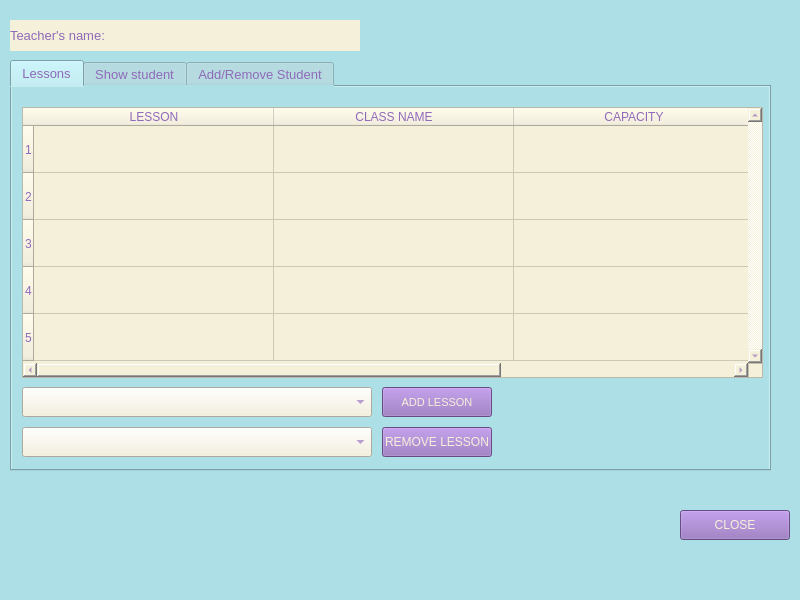
<?xml version="1.0" encoding="UTF-8"?>
<ui version="4.0">
 <class>MainWindow</class>
 <widget class="QMainWindow" name="MainWindow">
  <property name="geometry">
   <rect>
    <x>0</x>
    <y>0</y>
    <width>800</width>
    <height>600</height>
   </rect>
  </property>
  <property name="minimumSize">
   <size>
    <width>800</width>
    <height>600</height>
   </size>
  </property>
  <property name="maximumSize">
   <size>
    <width>800</width>
    <height>600</height>
   </size>
  </property>
  <property name="windowTitle">
   <string>MainWindow</string>
  </property>
  <property name="styleSheet">
   <string notr="true">background-color:rgb(172, 223, 230);</string>
  </property>
  <widget class="QWidget" name="centralwidget">
   <widget class="QLabel" name="tname_label1">
    <property name="geometry">
     <rect>
      <x>10</x>
      <y>20</y>
      <width>125</width>
      <height>31</height>
     </rect>
    </property>
    <property name="font">
     <font>
      <pointsize>10</pointsize>
     </font>
    </property>
    <property name="styleSheet">
     <string notr="true">background-color: rgb(245, 240, 218);
color:  rgb(143, 106, 185);</string>
    </property>
    <property name="text">
     <string>Teacher's name:</string>
    </property>
   </widget>
   <widget class="QLabel" name="tname_label">
    <property name="geometry">
     <rect>
      <x>135</x>
      <y>20</y>
      <width>225</width>
      <height>31</height>
     </rect>
    </property>
    <property name="font">
     <font>
      <pointsize>10</pointsize>
     </font>
    </property>
    <property name="styleSheet">
     <string notr="true">background-color: rgb(245, 240, 218);
color:  rgb(143, 106, 185);</string>
    </property>
    <property name="text">
     <string/>
    </property>
   </widget>
   <widget class="QTabWidget" name="tabWidget">
    <property name="geometry">
     <rect>
      <x>10</x>
      <y>60</y>
      <width>761</width>
      <height>411</height>
     </rect>
    </property>
    <property name="font">
     <font>
      <pointsize>10</pointsize>
     </font>
    </property>
    <property name="styleSheet">
     <string notr="true">color:  rgb(143, 106, 185);
background-color: rgb(172, 223, 230);</string>
    </property>
    <property name="currentIndex">
     <number>0</number>
    </property>
    <widget class="QWidget" name="tab">
     <attribute name="title">
      <string>Lessons</string>
     </attribute>
     <widget class="QComboBox" name="lesson_combo">
      <property name="geometry">
       <rect>
        <x>10</x>
        <y>300</y>
        <width>350</width>
        <height>30</height>
       </rect>
      </property>
      <property name="font">
       <font>
        <pointsize>10</pointsize>
       </font>
      </property>
      <property name="styleSheet">
       <string notr="true">background-color: rgb(245, 240, 218);</string>
      </property>
     </widget>
     <widget class="QPushButton" name="add_button">
      <property name="geometry">
       <rect>
        <x>370</x>
        <y>300</y>
        <width>110</width>
        <height>30</height>
       </rect>
      </property>
      <property name="font">
       <font>
        <pointsize>8</pointsize>
       </font>
      </property>
      <property name="styleSheet">
       <string notr="true">QPushButton{
	background-color: rgb(143, 106, 185);
	color: rgb(245, 240, 218);
}
QPushButton::hover{
	background-color: rgb(115, 80, 139);
	color: rgb(245, 240, 218);
}
QPushButton::pressed{
	background-color: rgb(81, 65, 108);
    padding-left:5px;
	color: rgb(245, 240, 218);
    padding-top:5px;
}</string>
      </property>
      <property name="text">
       <string>ADD LESSON</string>
      </property>
     </widget>
     <widget class="QComboBox" name="lesson_combo_6">
      <property name="geometry">
       <rect>
        <x>10</x>
        <y>340</y>
        <width>350</width>
        <height>30</height>
       </rect>
      </property>
      <property name="font">
       <font>
        <pointsize>10</pointsize>
       </font>
      </property>
      <property name="styleSheet">
       <string notr="true">
background-color: rgb(245, 240, 218);</string>
      </property>
     </widget>
     <widget class="QPushButton" name="remove_button_2">
      <property name="geometry">
       <rect>
        <x>370</x>
        <y>340</y>
        <width>110</width>
        <height>30</height>
       </rect>
      </property>
      <property name="styleSheet">
       <string notr="true">QPushButton{
	background-color: rgb(143, 106, 185);
	color: rgb(245, 240, 218);
}
QPushButton::hover{
	background-color: rgb(115, 80, 139);
	color: rgb(245, 240, 218);
}
QPushButton::pressed{
	background-color: rgb(81, 65, 108);
    padding-left:5px;
	color: rgb(245, 240, 218);
    padding-top:5px;
}</string>
      </property>
      <property name="text">
       <string>REMOVE LESSON</string>
      </property>
     </widget>
     <widget class="QLabel" name="label_2">
      <property name="geometry">
       <rect>
        <x>-6</x>
        <y>-5</y>
        <width>761</width>
        <height>391</height>
       </rect>
      </property>
      <property name="text">
       <string/>
      </property>
     </widget>
     <widget class="QTableWidget" name="lesson_widget">
      <property name="geometry">
       <rect>
        <x>10</x>
        <y>20</y>
        <width>741</width>
        <height>271</height>
       </rect>
      </property>
      <property name="styleSheet">
       <string notr="true">background-color: rgb(245, 240, 218);
color:  rgb(143, 106, 185);</string>
      </property>
      <property name="verticalScrollBarPolicy">
       <enum>Qt::ScrollBarAlwaysOn</enum>
      </property>
      <attribute name="horizontalHeaderDefaultSectionSize">
       <number>240</number>
      </attribute>
      <attribute name="verticalHeaderDefaultSectionSize">
       <number>47</number>
      </attribute>
      <row>
       <property name="text">
        <string>1</string>
       </property>
      </row>
      <row>
       <property name="text">
        <string>2</string>
       </property>
      </row>
      <row>
       <property name="text">
        <string>3</string>
       </property>
      </row>
      <row>
       <property name="text">
        <string>4</string>
       </property>
      </row>
      <row>
       <property name="text">
        <string>5</string>
       </property>
      </row>
      <column>
       <property name="text">
        <string>LESSON</string>
       </property>
      </column>
      <column>
       <property name="text">
        <string>CLASS NAME</string>
       </property>
      </column>
      <column>
       <property name="text">
        <string>CAPACITY</string>
       </property>
      </column>
     </widget>
     <widget class="QLabel" name="counterror">
      <property name="geometry">
       <rect>
        <x>480</x>
        <y>300</y>
        <width>271</width>
        <height>31</height>
       </rect>
      </property>
      <property name="font">
       <font>
        <pointsize>9</pointsize>
       </font>
      </property>
      <property name="styleSheet">
       <string notr="true">color:  rgb(143, 106, 185);</string>
      </property>
      <property name="text">
       <string/>
      </property>
      <property name="alignment">
       <set>Qt::AlignCenter</set>
      </property>
     </widget>
     <zorder>label_2</zorder>
     <zorder>lesson_combo</zorder>
     <zorder>add_button</zorder>
     <zorder>lesson_combo_6</zorder>
     <zorder>remove_button_2</zorder>
     <zorder>lesson_widget</zorder>
     <zorder>counterror</zorder>
    </widget>
    <widget class="QWidget" name="tab_2">
     <attribute name="title">
      <string>Show student</string>
     </attribute>
     <widget class="QComboBox" name="lesson_combo_2">
      <property name="geometry">
       <rect>
        <x>100</x>
        <y>10</y>
        <width>350</width>
        <height>30</height>
       </rect>
      </property>
      <property name="font">
       <font>
        <pointsize>10</pointsize>
       </font>
      </property>
      <property name="styleSheet">
       <string notr="true">background-color: rgb(245, 240, 218);
</string>
      </property>
     </widget>
     <widget class="QLabel" name="label_3">
      <property name="geometry">
       <rect>
        <x>10</x>
        <y>10</y>
        <width>71</width>
        <height>30</height>
       </rect>
      </property>
      <property name="font">
       <font>
        <pointsize>10</pointsize>
       </font>
      </property>
      <property name="styleSheet">
       <string notr="true"/>
      </property>
      <property name="text">
       <string>Lesson:</string>
      </property>
     </widget>
     <widget class="QLabel" name="label_4">
      <property name="geometry">
       <rect>
        <x>10</x>
        <y>50</y>
        <width>71</width>
        <height>30</height>
       </rect>
      </property>
      <property name="font">
       <font>
        <pointsize>10</pointsize>
       </font>
      </property>
      <property name="text">
       <string>Student:</string>
      </property>
     </widget>
     <widget class="QComboBox" name="student_combo">
      <property name="geometry">
       <rect>
        <x>100</x>
        <y>50</y>
        <width>350</width>
        <height>30</height>
       </rect>
      </property>
      <property name="font">
       <font>
        <pointsize>10</pointsize>
       </font>
      </property>
      <property name="styleSheet">
       <string notr="true">background-color: rgb(245, 240, 218);</string>
      </property>
     </widget>
     <widget class="QPushButton" name="show_button">
      <property name="geometry">
       <rect>
        <x>100</x>
        <y>90</y>
        <width>350</width>
        <height>30</height>
       </rect>
      </property>
      <property name="font">
       <font>
        <pointsize>8</pointsize>
       </font>
      </property>
      <property name="styleSheet">
       <string notr="true">QPushButton{
	background-color: rgb(143, 106, 185);
	color: rgb(245, 240, 218);
}
QPushButton::hover{
	background-color: rgb(115, 80, 139);
	color: rgb(245, 240, 218);
}
QPushButton::pressed{
	background-color: rgb(81, 65, 108);
    padding-left:5px;
	color: rgb(245, 240, 218);
    padding-top:5px;
}</string>
      </property>
      <property name="text">
       <string>SHOW STUDENT INFORMATION</string>
      </property>
     </widget>
     <widget class="QLabel" name="label_5">
      <property name="geometry">
       <rect>
        <x>10</x>
        <y>130</y>
        <width>120</width>
        <height>30</height>
       </rect>
      </property>
      <property name="font">
       <font>
        <pointsize>10</pointsize>
       </font>
      </property>
      <property name="styleSheet">
       <string notr="true"/>
      </property>
      <property name="text">
       <string>Student Name:</string>
      </property>
     </widget>
     <widget class="QLabel" name="label_6">
      <property name="geometry">
       <rect>
        <x>10</x>
        <y>170</y>
        <width>120</width>
        <height>30</height>
       </rect>
      </property>
      <property name="font">
       <font>
        <pointsize>10</pointsize>
       </font>
      </property>
      <property name="text">
       <string>Gender:</string>
      </property>
     </widget>
     <widget class="QLabel" name="label_7">
      <property name="geometry">
       <rect>
        <x>10</x>
        <y>210</y>
        <width>120</width>
        <height>30</height>
       </rect>
      </property>
      <property name="font">
       <font>
        <pointsize>10</pointsize>
       </font>
      </property>
      <property name="text">
       <string>Date of Birth:</string>
      </property>
     </widget>
     <widget class="QLabel" name="label_8">
      <property name="geometry">
       <rect>
        <x>10</x>
        <y>250</y>
        <width>120</width>
        <height>30</height>
       </rect>
      </property>
      <property name="font">
       <font>
        <pointsize>10</pointsize>
       </font>
      </property>
      <property name="text">
       <string>Midterm:</string>
      </property>
     </widget>
     <widget class="QLabel" name="label_9">
      <property name="geometry">
       <rect>
        <x>10</x>
        <y>290</y>
        <width>120</width>
        <height>30</height>
       </rect>
      </property>
      <property name="font">
       <font>
        <pointsize>10</pointsize>
       </font>
      </property>
      <property name="text">
       <string>Final:</string>
      </property>
     </widget>
     <widget class="QLabel" name="label_10">
      <property name="geometry">
       <rect>
        <x>10</x>
        <y>330</y>
        <width>120</width>
        <height>30</height>
       </rect>
      </property>
      <property name="font">
       <font>
        <pointsize>10</pointsize>
       </font>
      </property>
      <property name="text">
       <string>Attendance:</string>
      </property>
     </widget>
     <widget class="QLabel" name="name">
      <property name="geometry">
       <rect>
        <x>150</x>
        <y>130</y>
        <width>225</width>
        <height>30</height>
       </rect>
      </property>
      <property name="font">
       <font>
        <pointsize>10</pointsize>
       </font>
      </property>
      <property name="styleSheet">
       <string notr="true">background-color: rgb(245, 240, 218);
color:  rgb(143, 106, 185);</string>
      </property>
      <property name="text">
       <string/>
      </property>
     </widget>
     <widget class="QLabel" name="gender">
      <property name="geometry">
       <rect>
        <x>150</x>
        <y>170</y>
        <width>225</width>
        <height>30</height>
       </rect>
      </property>
      <property name="font">
       <font>
        <pointsize>10</pointsize>
       </font>
      </property>
      <property name="styleSheet">
       <string notr="true">background-color: rgb(245, 240, 218);
color:  rgb(143, 106, 185);</string>
      </property>
      <property name="text">
       <string/>
      </property>
     </widget>
     <widget class="QLabel" name="birth">
      <property name="geometry">
       <rect>
        <x>150</x>
        <y>210</y>
        <width>225</width>
        <height>30</height>
       </rect>
      </property>
      <property name="font">
       <font>
        <pointsize>10</pointsize>
       </font>
      </property>
      <property name="styleSheet">
       <string notr="true">background-color: rgb(245, 240, 218);
color:  rgb(143, 106, 185);</string>
      </property>
      <property name="text">
       <string/>
      </property>
     </widget>
     <widget class="QPushButton" name="ok_button">
      <property name="geometry">
       <rect>
        <x>470</x>
        <y>10</y>
        <width>110</width>
        <height>30</height>
       </rect>
      </property>
      <property name="styleSheet">
       <string notr="true">QPushButton{
	background-color: rgb(143, 106, 185);
	color: rgb(245, 240, 218);
}
QPushButton::hover{
	background-color: rgb(115, 80, 139);
	color: rgb(245, 240, 218);
}
QPushButton::pressed{
	background-color: rgb(81, 65, 108);
    padding-left:5px;
	color: rgb(245, 240, 218);
    padding-top:5px;
}</string>
      </property>
      <property name="text">
       <string>SHOW STUDENTS</string>
      </property>
     </widget>
     <widget class="QLineEdit" name="midterm">
      <property name="geometry">
       <rect>
        <x>150</x>
        <y>250</y>
        <width>225</width>
        <height>30</height>
       </rect>
      </property>
      <property name="styleSheet">
       <string notr="true">background-color: rgb(245, 240, 218);
color:  rgb(143, 106, 185);</string>
      </property>
     </widget>
     <widget class="QLineEdit" name="final_2">
      <property name="geometry">
       <rect>
        <x>150</x>
        <y>290</y>
        <width>225</width>
        <height>30</height>
       </rect>
      </property>
      <property name="styleSheet">
       <string notr="true">background-color: rgb(245, 240, 218);
color:  rgb(143, 106, 185);</string>
      </property>
     </widget>
     <widget class="QLineEdit" name="attendance">
      <property name="geometry">
       <rect>
        <x>150</x>
        <y>330</y>
        <width>225</width>
        <height>30</height>
       </rect>
      </property>
      <property name="styleSheet">
       <string notr="true">background-color: rgb(245, 240, 218);
color:  rgb(143, 106, 185);</string>
      </property>
     </widget>
     <widget class="QPushButton" name="edit_button">
      <property name="geometry">
       <rect>
        <x>470</x>
        <y>330</y>
        <width>110</width>
        <height>30</height>
       </rect>
      </property>
      <property name="styleSheet">
       <string notr="true">QPushButton{
	background-color: rgb(143, 106, 185);
	color: rgb(245, 240, 218);
}
QPushButton::hover{
	background-color: rgb(115, 80, 139);
	color: rgb(245, 240, 218);
}
QPushButton::pressed{
	background-color: rgb(81, 65, 108);
    padding-left:5px;
	color: rgb(245, 240, 218);
    padding-top:5px;
}</string>
      </property>
      <property name="text">
       <string>EDIT</string>
      </property>
     </widget>
     <widget class="QLabel" name="label_11">
      <property name="geometry">
       <rect>
        <x>0</x>
        <y>0</y>
        <width>761</width>
        <height>391</height>
       </rect>
      </property>
      <property name="text">
       <string/>
      </property>
     </widget>
     <zorder>label_11</zorder>
     <zorder>lesson_combo_2</zorder>
     <zorder>label_3</zorder>
     <zorder>label_4</zorder>
     <zorder>student_combo</zorder>
     <zorder>show_button</zorder>
     <zorder>label_5</zorder>
     <zorder>label_6</zorder>
     <zorder>label_7</zorder>
     <zorder>label_8</zorder>
     <zorder>label_9</zorder>
     <zorder>label_10</zorder>
     <zorder>name</zorder>
     <zorder>gender</zorder>
     <zorder>birth</zorder>
     <zorder>ok_button</zorder>
     <zorder>midterm</zorder>
     <zorder>final_2</zorder>
     <zorder>attendance</zorder>
     <zorder>edit_button</zorder>
    </widget>
    <widget class="QWidget" name="tab_4">
     <attribute name="title">
      <string>Add/Remove Student</string>
     </attribute>
     <widget class="QWidget" name="add" native="true">
      <property name="geometry">
       <rect>
        <x>10</x>
        <y>70</y>
        <width>370</width>
        <height>201</height>
       </rect>
      </property>
      <property name="styleSheet">
       <string notr="true">background:rgb(224, 255, 251)</string>
      </property>
      <widget class="QComboBox" name="lesson_combo_4">
       <property name="geometry">
        <rect>
         <x>70</x>
         <y>40</y>
         <width>175</width>
         <height>30</height>
        </rect>
       </property>
       <property name="font">
        <font>
         <pointsize>10</pointsize>
        </font>
       </property>
       <property name="styleSheet">
        <string notr="true">background-color: rgb(245, 240, 218);
</string>
       </property>
      </widget>
      <widget class="QLabel" name="label_25">
       <property name="geometry">
        <rect>
         <x>90</x>
         <y>0</y>
         <width>185</width>
         <height>30</height>
        </rect>
       </property>
       <property name="font">
        <font>
         <pointsize>10</pointsize>
        </font>
       </property>
       <property name="text">
        <string>ADD</string>
       </property>
       <property name="alignment">
        <set>Qt::AlignCenter</set>
       </property>
      </widget>
      <widget class="QLabel" name="label_27">
       <property name="geometry">
        <rect>
         <x>0</x>
         <y>40</y>
         <width>70</width>
         <height>30</height>
        </rect>
       </property>
       <property name="font">
        <font>
         <pointsize>10</pointsize>
        </font>
       </property>
       <property name="text">
        <string>Lesson:</string>
       </property>
      </widget>
      <widget class="QLabel" name="label_28">
       <property name="geometry">
        <rect>
         <x>0</x>
         <y>110</y>
         <width>70</width>
         <height>30</height>
        </rect>
       </property>
       <property name="font">
        <font>
         <pointsize>10</pointsize>
        </font>
       </property>
       <property name="text">
        <string>Students:</string>
       </property>
      </widget>
      <widget class="QComboBox" name="student_combo_3">
       <property name="geometry">
        <rect>
         <x>70</x>
         <y>110</y>
         <width>175</width>
         <height>30</height>
        </rect>
       </property>
       <property name="font">
        <font>
         <pointsize>10</pointsize>
        </font>
       </property>
       <property name="styleSheet">
        <string notr="true">background-color: rgb(245, 240, 218);</string>
       </property>
      </widget>
      <widget class="QPushButton" name="add_button_2">
       <property name="geometry">
        <rect>
         <x>250</x>
         <y>110</y>
         <width>110</width>
         <height>28</height>
        </rect>
       </property>
       <property name="styleSheet">
        <string notr="true">QPushButton{
	background-color: rgb(143, 106, 185);
	color: rgb(245, 240, 218);
}
QPushButton::hover{
	background-color: rgb(115, 80, 139);
	color: rgb(245, 240, 218);
}
QPushButton::pressed{
	background-color: rgb(81, 65, 108);
    padding-left:5px;
	color: rgb(245, 240, 218);
    padding-top:5px;
}</string>
       </property>
       <property name="text">
        <string>ADD</string>
       </property>
      </widget>
      <widget class="QPushButton" name="ok_button_3">
       <property name="geometry">
        <rect>
         <x>250</x>
         <y>40</y>
         <width>110</width>
         <height>28</height>
        </rect>
       </property>
       <property name="styleSheet">
        <string notr="true">QPushButton{
	background-color: rgb(143, 106, 185);
	color: rgb(245, 240, 218);
}
QPushButton::hover{
	background-color: rgb(115, 80, 139);
	color: rgb(245, 240, 218);
}
QPushButton::pressed{
	background-color: rgb(81, 65, 108);
    padding-left:5px;
	color: rgb(245, 240, 218);
    padding-top:5px;
}</string>
       </property>
       <property name="text">
        <string>SHOW STUDENTS</string>
       </property>
      </widget>
     </widget>
     <widget class="QWidget" name="remove" native="true">
      <property name="geometry">
       <rect>
        <x>390</x>
        <y>70</y>
        <width>370</width>
        <height>201</height>
       </rect>
      </property>
      <property name="styleSheet">
       <string notr="true">background:rgb(224, 255, 251)</string>
      </property>
      <widget class="QLabel" name="label_26">
       <property name="geometry">
        <rect>
         <x>90</x>
         <y>0</y>
         <width>185</width>
         <height>30</height>
        </rect>
       </property>
       <property name="font">
        <font>
         <pointsize>10</pointsize>
        </font>
       </property>
       <property name="text">
        <string>REMOVE</string>
       </property>
       <property name="alignment">
        <set>Qt::AlignCenter</set>
       </property>
      </widget>
      <widget class="QComboBox" name="lesson_combo_5">
       <property name="geometry">
        <rect>
         <x>70</x>
         <y>40</y>
         <width>170</width>
         <height>30</height>
        </rect>
       </property>
       <property name="font">
        <font>
         <pointsize>10</pointsize>
        </font>
       </property>
       <property name="styleSheet">
        <string notr="true">background-color: rgb(245, 240, 218);
</string>
       </property>
      </widget>
      <widget class="QComboBox" name="student_combo_4">
       <property name="geometry">
        <rect>
         <x>70</x>
         <y>110</y>
         <width>170</width>
         <height>30</height>
        </rect>
       </property>
       <property name="font">
        <font>
         <pointsize>10</pointsize>
        </font>
       </property>
       <property name="styleSheet">
        <string notr="true">background-color: rgb(245, 240, 218);
</string>
       </property>
      </widget>
      <widget class="QLabel" name="label_29">
       <property name="geometry">
        <rect>
         <x>0</x>
         <y>40</y>
         <width>70</width>
         <height>30</height>
        </rect>
       </property>
       <property name="font">
        <font>
         <pointsize>10</pointsize>
        </font>
       </property>
       <property name="text">
        <string>Lesson:</string>
       </property>
      </widget>
      <widget class="QLabel" name="label_30">
       <property name="geometry">
        <rect>
         <x>0</x>
         <y>110</y>
         <width>70</width>
         <height>30</height>
        </rect>
       </property>
       <property name="font">
        <font>
         <pointsize>10</pointsize>
        </font>
       </property>
       <property name="text">
        <string>Students:</string>
       </property>
      </widget>
      <widget class="QPushButton" name="remove_button">
       <property name="geometry">
        <rect>
         <x>250</x>
         <y>110</y>
         <width>110</width>
         <height>28</height>
        </rect>
       </property>
       <property name="styleSheet">
        <string notr="true">QPushButton{
	background-color: rgb(143, 106, 185);
	color: rgb(245, 240, 218);
}
QPushButton::hover{
	background-color: rgb(115, 80, 139);
	color: rgb(245, 240, 218);
}
QPushButton::pressed{
	background-color: rgb(81, 65, 108);
    padding-left:5px;
	color: rgb(245, 240, 218);
    padding-top:5px;
}</string>
       </property>
       <property name="text">
        <string>REMOVE</string>
       </property>
      </widget>
      <widget class="QPushButton" name="ok_button_2">
       <property name="geometry">
        <rect>
         <x>250</x>
         <y>40</y>
         <width>110</width>
         <height>28</height>
        </rect>
       </property>
       <property name="styleSheet">
        <string notr="true">QPushButton{
	background-color: rgb(143, 106, 185);
	color: rgb(245, 240, 218);
}
QPushButton::hover{
	background-color: rgb(115, 80, 139);
	color: rgb(245, 240, 218);
}
QPushButton::pressed{
	background-color: rgb(81, 65, 108);
    padding-left:5px;
	color: rgb(245, 240, 218);
    padding-top:5px;
}</string>
       </property>
       <property name="text">
        <string>SHOW STUDENTS</string>
       </property>
      </widget>
     </widget>
     <widget class="QLabel" name="label_12">
      <property name="geometry">
       <rect>
        <x>-6</x>
        <y>-5</y>
        <width>761</width>
        <height>391</height>
       </rect>
      </property>
      <property name="text">
       <string/>
      </property>
     </widget>
     <widget class="QLabel" name="counterror_2">
      <property name="geometry">
       <rect>
        <x>20</x>
        <y>280</y>
        <width>351</width>
        <height>31</height>
       </rect>
      </property>
      <property name="font">
       <font>
        <pointsize>10</pointsize>
       </font>
      </property>
      <property name="styleSheet">
       <string notr="true">color:  rgb(143, 106, 185);</string>
      </property>
      <property name="text">
       <string/>
      </property>
      <property name="alignment">
       <set>Qt::AlignCenter</set>
      </property>
     </widget>
     <zorder>label_12</zorder>
     <zorder>add</zorder>
     <zorder>remove</zorder>
     <zorder>counterror_2</zorder>
    </widget>
   </widget>
   <widget class="QPushButton" name="closebutton">
    <property name="geometry">
     <rect>
      <x>680</x>
      <y>510</y>
      <width>110</width>
      <height>30</height>
     </rect>
    </property>
    <property name="styleSheet">
     <string notr="true">QPushButton{
	background-color: rgb(143, 106, 185);
	color: rgb(245, 240, 218);
}
QPushButton::hover{
	background-color: rgb(115, 80, 139);
	color: rgb(245, 240, 218);
}
QPushButton::pressed{
	background-color: rgb(81, 65, 108);
    padding-left:5px;
	color: rgb(245, 240, 218);
    padding-top:5px;
}</string>
    </property>
    <property name="text">
     <string>CLOSE</string>
    </property>
   </widget>
   <widget class="QLabel" name="label">
    <property name="geometry">
     <rect>
      <x>-20</x>
      <y>0</y>
      <width>821</width>
      <height>600</height>
     </rect>
    </property>
    <property name="styleSheet">
     <string notr="true"/>
    </property>
    <property name="text">
     <string/>
    </property>
   </widget>
   <zorder>label</zorder>
   <zorder>tabWidget</zorder>
   <zorder>tname_label1</zorder>
   <zorder>tname_label</zorder>
   <zorder>closebutton</zorder>
  </widget>
  <widget class="QMenuBar" name="menubar">
   <property name="geometry">
    <rect>
     <x>0</x>
     <y>0</y>
     <width>800</width>
     <height>21</height>
    </rect>
   </property>
  </widget>
  <widget class="QStatusBar" name="statusbar"/>
 </widget>
 <resources/>
 <connections/>
</ui>
